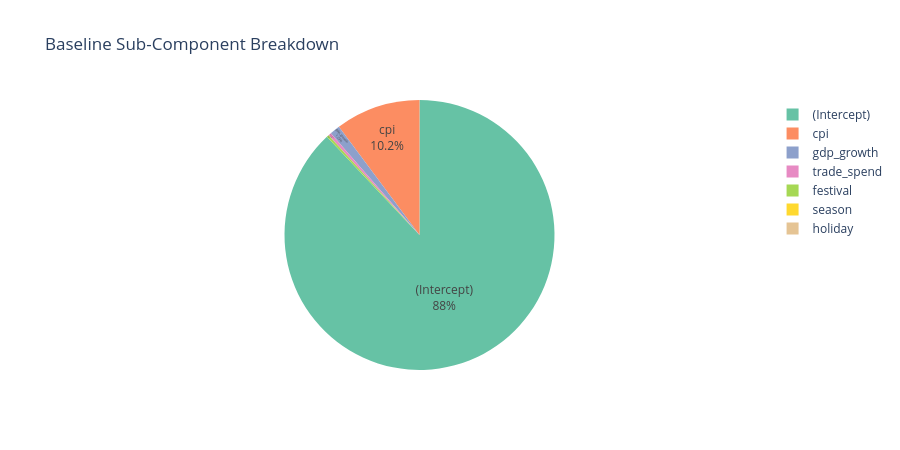

Source (notebook cell):
### Markdown cell above
## 5. Macro-Adjusted Baseline Decomposition

### Code cell
# =============================================================================
# Macro-Adjusted Baseline Decomposition
# =============================================================================

# Decompose baseline into:
# 1. Base demand (structural)
# 2. CPI / economic effects
# 3. Festival uplift
# 4. Distribution effects (trade_spend)
# 5. Other (residual)

# Using Robyn decomposition as reference (most detailed)
robyn_decomp_df = robyn_roas.reset_index()
robyn_decomp_df = robyn_decomp_df[robyn_decomp_df['rn'].isin(['(Intercept)', 'cpi', 'festival', 'trade_spend', 'gdp_growth', 'season', 'holiday'])]

# Extract contributions
baseline_components = {}
for idx, row in robyn_decomp_df.iterrows():
    rn = row['rn']
    contrib = row['xDecompAgg']
    baseline_components[rn] = contrib

# Print baseline decomposition
print("=" * 60)
print("BASELINE DECOMPOSITION (from Robyn)")
print("=" * 60)
for comp, val in baseline_components.items():
    pct = val / total_sales * 100
    print(f"  {comp:20s}: ₹{val/1e6:8.2f}M ({pct:6.2f}%)")

# Create pie chart
fig = px.pie(
    values=[abs(v) for v in baseline_components.values()],
    names=list(baseline_components.keys()),
    title="Baseline Sub-Component Breakdown",
    color_discrete_sequence=px.colors.qualitative.Set2
)

fig.update_traces(textposition='inside', textinfo='percent+label')
fig.update_layout(height=450)

fig.write_image("../outputs/figures/baseline_sub_components.png", scale=2)
fig.show()
print("\n✅ Saved: ../outputs/figures/baseline_sub_components.png")

### Figure 1 — Plotly figure (JSON) as saved in the notebook; plotly's stock layout.template omitted (floating-point values rounded to 4 significant figures)
{"data": [{"domain": {"x": [0.0, 1.0], "y": [0.0, 1.0]}, "hovertemplate": "label=%{label}<br>value=%{value}<extra></extra>", "labels": ["(Intercept)", "season", "holiday", "cpi", "gdp_growth", "festival", "trade_spend"], "legendgroup": "", "name": "", "showlegend": true, "textinfo": "percent+label", "textposition": "inside", "type": "pie", "values": [324300000.0, 3523.0, 727.3, 37540000.0, 4523000.0, 1006000.0, 1291000.0]}], "layout": {"height": 450, "legend": {"tracegroupgap": 0}, "piecolorway": ["rgb(102,194,165)", "rgb(252,141,98)", "rgb(141,160,203)", "rgb(231,138,195)", "rgb(166,216,84)", "rgb(255,217,47)", "rgb(229,196,148)", "rgb(179,179,179)"], "title": {"text": "Baseline Sub-Component Breakdown"}}}
